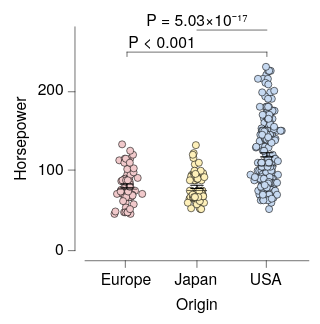

Describe this chart as a Vega-Lite specification.
### Vega-Lite specification from a JSON file in a GitHub repository (floating-point values rounded to 4 significant figures; data arrays with more than 128 entries replaced by an {"elided": "..."} marker saying what was removed)
{"background": null, "config": {"arc": {"fill": "#DBDBDB", "fillOpacity": 1.0, "innerRadius": 25.0, "padAngle": 0.03, "stroke": "black", "strokeOpacity": 1, "strokeWidth": 0.25}, "area": {"fill": "#DBDBDB", "fillOpacity": 1.0, "stroke": "black", "strokeOpacity": 1, "strokeWidth": 0.25}, "axis": {"domain": true, "domainCap": "round", "domainColor": "black", "domainWidth": 0.25, "grid": false, "gridCap": "round", "gridColor": "#F1F1F1", "gridDash": [0, 0], "gridOpacity": 1.0, "gridWidth": 0.25, "labelColor": "black", "labelFont": "HelveticaNeue", "labelFontSize": 7, "labelFontStyle": "normal", "labelFontWeight": 400, "offset": 4.5, "ticks": true, "tickCap": "round", "tickColor": "black", "tickSize": 3, "tickWidth": 0.25, "titleColor": "black", "titleFont": "HelveticaNeue", "titleFontSize": 7, "titleFontStyle": "normal", "titleFontWeight": 400}, "axisX": {"domain": true, "labelAlign": "center", "labelAngle": 0, "labels": true, "ticks": true, "translate": 0}, "axisY": {"domain": true, "labelAlign": "right", "labelAngle": 0, "labels": true, "ticks": true, "translate": 0}, "axisRight": {"domain": true, "labelAlign": "left", "labelAngle": 0, "labels": true, "ticks": true, "translate": 0}, "axisTop": {"domain": true, "labelAlign": "center", "labelAngle": 0, "labels": true, "ticks": true, "translate": 0}, "bar": {"fill": "#DBDBDB", "fillOpacity": 1.0, "stroke": "black", "strokeOpacity": 1, "strokeWidth": 0.25}, "boxplot": {"size": 9.0, "ticks": {"cornerRadius": 0.25, "fill": "black", "size": 4.5, "thickness": 0.25}, "box": {"fillOpacity": 1.0, "stroke": "black", "strokeOpacity": 1, "strokeWidth": 0.25}, "median": {"fill": "black", "fillOpacity": 1.0, "size": 9.0, "thickness": 0.25}, "rule": {"fill": "black", "fillOpacity": 1.0, "size": 10.0, "stroke": "black", "strokeDash": [0, 0], "strokeOpacity": 1, "strokeWidth": 0.25}, "outliers": {"color": "black", "fill": "black", "fillOpacity": 1.0, "size": 0, "stroke": "black", "strokeOpacity": 1, "strokeWidth": 0.25}}, "circle": {"fill": "black", "fillOpacity": 1.0, "size": 0.5, "stroke": "black", "strokeOpacity": 1, "strokeWidth": 0.25}, "errorband": {"band": {"fillOpacity": 0.6, "stroke": null, "strokeWidth": 0.25, "strokeOpacity": 1}, "borders": {"opacity": 0, "strokeOpacity": 0.25, "strokeWidth": 1}}, "errorbar": {"opacity": 1, "rule": {"strokeDash": [0, 0], "strokeWidth": 0.5}, "ticks": {"color": "black", "cornerRadius": 0.25, "opacity": 1, "size": 6.0, "thickness": 0.5}, "thickness": 0.5}, "font": "HelveticaNeue", "geoshape": {"fill": "#DBDBDB", "fillOpacity": 1.0, "stroke": "black", "strokeOpacity": 1, "strokeWidth": 0.25}, "header": {"labelColor": "black", "labelFont": "HelveticaNeue", "labelFontSize": 7, "labelFontStyle": "normal", "labelFontWeight": 400, "titleColor": "black", "titleFont": "HelveticaNeue", "titleFontSize": 7, "titleFontStyle": "normal", "titleFontWeight": 400, "titlePadding": 0}, "legend": {"disable": false, "offset": 4.5, "gradientLength": 50.0, "gradientThickness": 5.0, "gradientOpacity": 1.0, "gradientStrokeColor": "black", "gradientStrokeWidth": 0.25, "labelColor": "black", "labelFont": "HelveticaNeue", "labelFontSize": 7, "labelFontStyle": "normal", "labelFontWeight": 400, "strokeColor": "black", "strokeWidth": 0, "symbolSize": 42, "symbolStrokeColor": "black", "symbolStrokeWidth": 0.25, "titleColor": "black", "titleFont": "HelveticaNeue", "titleFontSize": 7, "titleFontStyle": "normal", "titleFontWeight": 400}, "line": {"color": "black", "stroke": "black", "strokeCap": "round", "strokeDash": [0, 0], "strokeOpacity": 1, "strokeWidth": 0.375}, "point": {"filled": true, "fill": "#DBDBDB", "fillOpacity": 1.0, "size": 5.0, "stroke": "black", "strokeOpacity": 1, "strokeWidth": 0.25}, "range": {"category": ["#C6D9F1", "#F1C9CB", "#FEF0B9", "#CEE37A", "#7AA8E0", "#E589A3", "#FDDD5D", "#68B961", "#4177B1", "#C35082", "#E5C227", "#438156"], "diverging": {"scheme": ["#C35082", "#CE6D94", "#D989A7", "#E2A4BA", "#EABFCE", "#F1DBE2", "#F6F6F6", "#D7E0EB", "#B9CBE0", "#9BB6D5", "#7DA1C9", "#5F8CBD", "#4177B1"]}, "heatmap": {"scheme": ["#DFE9F7", "#C6D9F1", "#ADC8EC", "#94B8E6", "#7AA8E0", "#6097DA", "#4D87CA", "#4177B1", "#386898", "#2F597F", "#264A69", "#1D3A58"]}, "ordinal": {"scheme": ["#F1F1F1", "#DBDBDB", "#C6C6C6", "#B2B2B2", "#9D9D9D", "#898989", "#767676", "#636363", "#515151", "#404040", "#2F2F2F", "#1F1F1F"]}, "ramp": {"scheme": ["#DFE9F7", "#C6D9F1", "#ADC8EC", "#94B8E6", "#7AA8E0", "#6097DA", "#4D87CA", "#4177B1", "#386898", "#2F597F", "#264A69", "#1D3A58"]}}, "rule": {"color": "black", "stroke": "black", "strokeCap": "round", "strokeDash": [2, 2], "strokeOpacity": 1, "strokeWidth": 0.25}, "scale": {"bandPaddingInner": 0.1, "bandPaddingOuter": 0.1, "round": false}, "rect": {"fill": "#DBDBDB", "fillOpacity": 1.0, "stroke": "black", "strokeOpacity": 1, "strokeWidth": 0.25}, "square": {"fill": "#DBDBDB", "fillOpacity": 1.0, "size": 10.0, "stroke": "black", "strokeOpacity": 1, "strokeWidth": 0.25}, "text": {"color": "black", "font": "HelveticaNeue", "fontSize": 7, "fontStyle": "normal", "fontWeight": 400}, "title": {"anchor": "middle", "frame": "group", "color": "black", "font": "HelveticaNeue", "fontSize": 7, "fontStyle": "normal", "fontWeight": 400, "subtitleColor": "black", "subtitleFont": "HelveticaNeue", "subtitleFontSize": "HelveticaNeue", "subtitleFontStyle": "normal", "subtitleFontWeight": 400}, "view": {"continuousWidth": 100, "continuousHeight": 100, "discreteWidth": 100, "discreteHeight": 100, "fill": null, "stroke": null, "strokeWidth": 0.25}}, "layer": [{"data": {"name": "data-53eecb024a78fdc2be808dcfdc3af7a2"}, "mark": {"type": "circle", "opacity": 1.0, "size": 10.0}, "encoding": {"color": {"field": "Origin", "legend": null, "sort": ["USA", "Europe", "Japan"], "title": null, "type": "nominal"}, "x": {"axis": {}, "field": "Origin", "sort": ["USA", "Europe", "Japan"], "title": "Origin", "type": "nominal"}, "xOffset": {"field": "jitter_x", "scale": {"domain": [-7.33, 7.33], "range": [5.17, 19.83]}, "type": "quantitative"}, "y": {"field": "Horsepower", "title": "Horsepower", "type": "quantitative"}}}, {"data": {"name": "data-088d787d1b1233e91b011ac1f317789c"}, "mark": {"type": "errorbar"}, "encoding": {"x": {"axis": {}, "field": "Origin", "sort": ["USA", "Europe", "Japan"], "title": "Origin", "type": "nominal"}, "y": {"field": "__mean", "title": "Horsepower", "type": "quantitative"}, "yError": {"field": "__error"}}}, {"data": {"name": "data-53eecb024a78fdc2be808dcfdc3af7a2"}, "mark": {"type": "boxplot", "box": {"fillOpacity": 0, "strokeOpacity": 0}, "outliers": {"opacity": 0}, "rule": {"strokeOpacity": 0}, "ticks": false}, "encoding": {"x": {"axis": {}, "field": "Origin", "sort": ["USA", "Europe", "Japan"], "title": "Origin", "type": "nominal"}, "y": {"field": "Horsepower", "title": "Horsepower", "type": "quantitative"}}}, {"layer": [{"layer": [{"data": {"values": [{"x": "USA", "x2": "Europe", "y": 248.4, "__dysonsphere__": 1}]}, "mark": {"type": "rule", "strokeCap": "round", "strokeDash": [0, 0], "strokeWidth": 0.25}, "encoding": {"x": {"field": "x", "type": "nominal"}, "x2": {"field": "x2"}, "y": {"field": "y", "type": "quantitative"}}}, {"data": {"values": [{"x": "USA", "y": 248.4, "y2": 242.9, "__dysonsphere__": 1}]}, "mark": {"type": "rule", "strokeCap": "round", "strokeDash": [0, 0], "strokeWidth": 0.25}, "encoding": {"x": {"field": "x", "type": "nominal"}, "y": {"field": "y", "type": "quantitative"}, "y2": {"field": "y2"}}}, {"data": {"values": [{"x": "Europe", "y": 248.4, "y2": 242.9, "__dysonsphere__": 1}]}, "mark": {"type": "rule", "strokeCap": "round", "strokeDash": [0, 0], "strokeWidth": 0.25}, "encoding": {"x": {"field": "x", "type": "nominal"}, "y": {"field": "y", "type": "quantitative"}, "y2": {"field": "y2"}}}, {"data": {"values": [{"y": 248.4, "label": "P < 0.001", "__dysonsphere__": 1}]}, "mark": {"type": "text", "align": "center", "dy": -4, "fontSize": 7}, "encoding": {"text": {"field": "label", "type": "nominal"}, "x": {"value": 34.38}, "y": {"field": "y", "type": "quantitative"}}}]}, {"layer": [{"data": {"values": [{"x": "USA", "x2": "Japan", "y": 276.0, "__dysonsphere__": 1}]}, "mark": {"type": "rule", "strokeCap": "round", "strokeDash": [0, 0], "strokeWidth": 0.25}, "encoding": {"x": {"field": "x", "type": "nominal"}, "x2": {"field": "x2"}, "y": {"field": "y", "type": "quantitative"}}}, {"data": {"values": [{"y": 276.0, "label": "P = 5.03×10⁻¹⁷", "__dysonsphere__": 1}]}, "mark": {"type": "text", "align": "center", "dy": -4, "fontSize": 7}, "encoding": {"text": {"field": "label", "type": "nominal"}, "x": {"value": 50.0}, "y": {"field": "y", "type": "quantitative"}}}]}], "name": "__dysonsphere_042762bf8a4429a0_11"}], "$schema": "https://vega.github.io/schema/vega-lite/v6.4.1.json", "datasets": {"data-53eecb024a78fdc2be808dcfdc3af7a2": {"elided": "400 records"}, "data-088d787d1b1233e91b011ac1f317789c": [{"Origin": "Europe", "__mean": 81.0, "__error": 2.47, "__dysonsphere__": 1}, {"Origin": "USA", "__mean": 119.9, "__error": 2.529, "__dysonsphere__": 1}, {"Origin": "Japan", "__mean": 79.84, "__error": 2.005, "__dysonsphere__": 1}]}}
